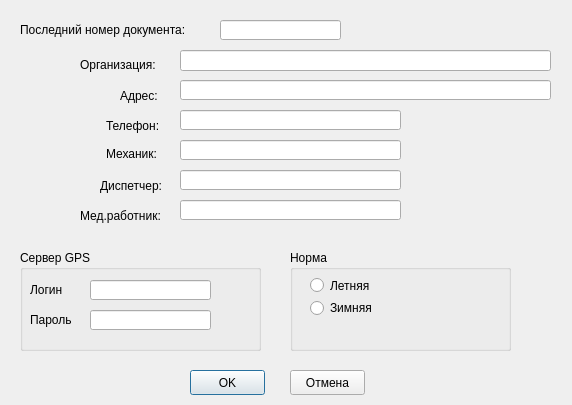
<?xml version="1.0" encoding="UTF-8"?>
<ui version="4.0">
 <class>unit_13</class>
 <widget class="QDialog" name="unit_13">
  <property name="windowModality">
   <enum>Qt::ApplicationModal</enum>
  </property>
  <property name="geometry">
   <rect>
    <x>0</x>
    <y>0</y>
    <width>572</width>
    <height>405</height>
   </rect>
  </property>
  <property name="windowTitle">
   <string>Настройки</string>
  </property>
  <property name="windowIcon">
   <iconset>
    <normaloff>bmp/18.bmp</normaloff>bmp/18.bmp</iconset>
  </property>
  <widget class="QLineEdit" name="lineEdit">
   <property name="geometry">
    <rect>
     <x>220</x>
     <y>20</y>
     <width>121</width>
     <height>20</height>
    </rect>
   </property>
  </widget>
  <widget class="QLabel" name="label_2">
   <property name="geometry">
    <rect>
     <x>80</x>
     <y>55</y>
     <width>91</width>
     <height>20</height>
    </rect>
   </property>
   <property name="text">
    <string>Организация:</string>
   </property>
  </widget>
  <widget class="QLabel" name="label_3">
   <property name="geometry">
    <rect>
     <x>120</x>
     <y>86</y>
     <width>51</width>
     <height>20</height>
    </rect>
   </property>
   <property name="text">
    <string>Адрес:</string>
   </property>
  </widget>
  <widget class="QLabel" name="label_4">
   <property name="geometry">
    <rect>
     <x>106</x>
     <y>110</y>
     <width>61</width>
     <height>31</height>
    </rect>
   </property>
   <property name="text">
    <string>Телефон:</string>
   </property>
  </widget>
  <widget class="QLabel" name="label_5">
   <property name="geometry">
    <rect>
     <x>106</x>
     <y>143</y>
     <width>61</width>
     <height>21</height>
    </rect>
   </property>
   <property name="text">
    <string>Механик:</string>
   </property>
  </widget>
  <widget class="QLabel" name="label_6">
   <property name="geometry">
    <rect>
     <x>100</x>
     <y>170</y>
     <width>71</width>
     <height>31</height>
    </rect>
   </property>
   <property name="text">
    <string>Диспетчер:</string>
   </property>
  </widget>
  <widget class="QLabel" name="label_7">
   <property name="geometry">
    <rect>
     <x>80</x>
     <y>200</y>
     <width>91</width>
     <height>31</height>
    </rect>
   </property>
   <property name="text">
    <string>Мед.работник:</string>
   </property>
  </widget>
  <widget class="QLineEdit" name="lineEdit_2">
   <property name="geometry">
    <rect>
     <x>180</x>
     <y>50</y>
     <width>371</width>
     <height>21</height>
    </rect>
   </property>
  </widget>
  <widget class="QLineEdit" name="lineEdit_3">
   <property name="geometry">
    <rect>
     <x>180</x>
     <y>80</y>
     <width>371</width>
     <height>20</height>
    </rect>
   </property>
  </widget>
  <widget class="QLineEdit" name="lineEdit_4">
   <property name="geometry">
    <rect>
     <x>180</x>
     <y>110</y>
     <width>221</width>
     <height>20</height>
    </rect>
   </property>
  </widget>
  <widget class="QLineEdit" name="lineEdit_5">
   <property name="geometry">
    <rect>
     <x>180</x>
     <y>140</y>
     <width>221</width>
     <height>20</height>
    </rect>
   </property>
  </widget>
  <widget class="QLineEdit" name="lineEdit_6">
   <property name="geometry">
    <rect>
     <x>180</x>
     <y>170</y>
     <width>221</width>
     <height>20</height>
    </rect>
   </property>
  </widget>
  <widget class="QLineEdit" name="lineEdit_7">
   <property name="geometry">
    <rect>
     <x>180</x>
     <y>200</y>
     <width>221</width>
     <height>20</height>
    </rect>
   </property>
  </widget>
  <widget class="QGroupBox" name="groupBox">
   <property name="geometry">
    <rect>
     <x>20</x>
     <y>250</y>
     <width>241</width>
     <height>101</height>
    </rect>
   </property>
   <property name="title">
    <string>Сервер GPS</string>
   </property>
   <widget class="QLabel" name="label_8">
    <property name="geometry">
     <rect>
      <x>10</x>
      <y>30</y>
      <width>51</width>
      <height>20</height>
     </rect>
    </property>
    <property name="text">
     <string>Логин</string>
    </property>
   </widget>
   <widget class="QLabel" name="label_9">
    <property name="geometry">
     <rect>
      <x>10</x>
      <y>60</y>
      <width>51</width>
      <height>20</height>
     </rect>
    </property>
    <property name="text">
     <string>Пароль</string>
    </property>
   </widget>
   <widget class="QLineEdit" name="lineEdit_8">
    <property name="geometry">
     <rect>
      <x>70</x>
      <y>30</y>
      <width>121</width>
      <height>20</height>
     </rect>
    </property>
   </widget>
   <widget class="QLineEdit" name="lineEdit_9">
    <property name="geometry">
     <rect>
      <x>70</x>
      <y>60</y>
      <width>121</width>
      <height>20</height>
     </rect>
    </property>
    <property name="echoMode">
     <enum>QLineEdit::PasswordEchoOnEdit</enum>
    </property>
   </widget>
  </widget>
  <widget class="QGroupBox" name="groupBox_2">
   <property name="geometry">
    <rect>
     <x>290</x>
     <y>250</y>
     <width>221</width>
     <height>101</height>
    </rect>
   </property>
   <property name="title">
    <string>Норма</string>
   </property>
   <widget class="QRadioButton" name="radioButton">
    <property name="geometry">
     <rect>
      <x>20</x>
      <y>20</y>
      <width>82</width>
      <height>31</height>
     </rect>
    </property>
    <property name="text">
     <string>Летняя</string>
    </property>
   </widget>
   <widget class="QRadioButton" name="radioButton_2">
    <property name="geometry">
     <rect>
      <x>20</x>
      <y>50</y>
      <width>82</width>
      <height>16</height>
     </rect>
    </property>
    <property name="text">
     <string>Зимняя</string>
    </property>
   </widget>
  </widget>
  <widget class="QLabel" name="label">
   <property name="geometry">
    <rect>
     <x>20</x>
     <y>20</y>
     <width>201</width>
     <height>20</height>
    </rect>
   </property>
   <property name="font">
    <font>
     <family>MS Shell Dlg 2</family>
    </font>
   </property>
   <property name="text">
    <string>Последний номер документа:</string>
   </property>
  </widget>
  <widget class="QPushButton" name="pushButton">
   <property name="geometry">
    <rect>
     <x>190</x>
     <y>370</y>
     <width>75</width>
     <height>25</height>
    </rect>
   </property>
   <property name="text">
    <string>OK</string>
   </property>
   <property name="icon">
    <iconset>
     <normaloff>bmp/124.bmp</normaloff>bmp/124.bmp</iconset>
   </property>
  </widget>
  <widget class="QPushButton" name="pushButton_2">
   <property name="geometry">
    <rect>
     <x>290</x>
     <y>370</y>
     <width>75</width>
     <height>25</height>
    </rect>
   </property>
   <property name="text">
    <string>Отмена</string>
   </property>
   <property name="icon">
    <iconset>
     <normaloff>bmp/111.bmp</normaloff>bmp/111.bmp</iconset>
   </property>
  </widget>
 </widget>
 <resources/>
 <connections/>
</ui>
